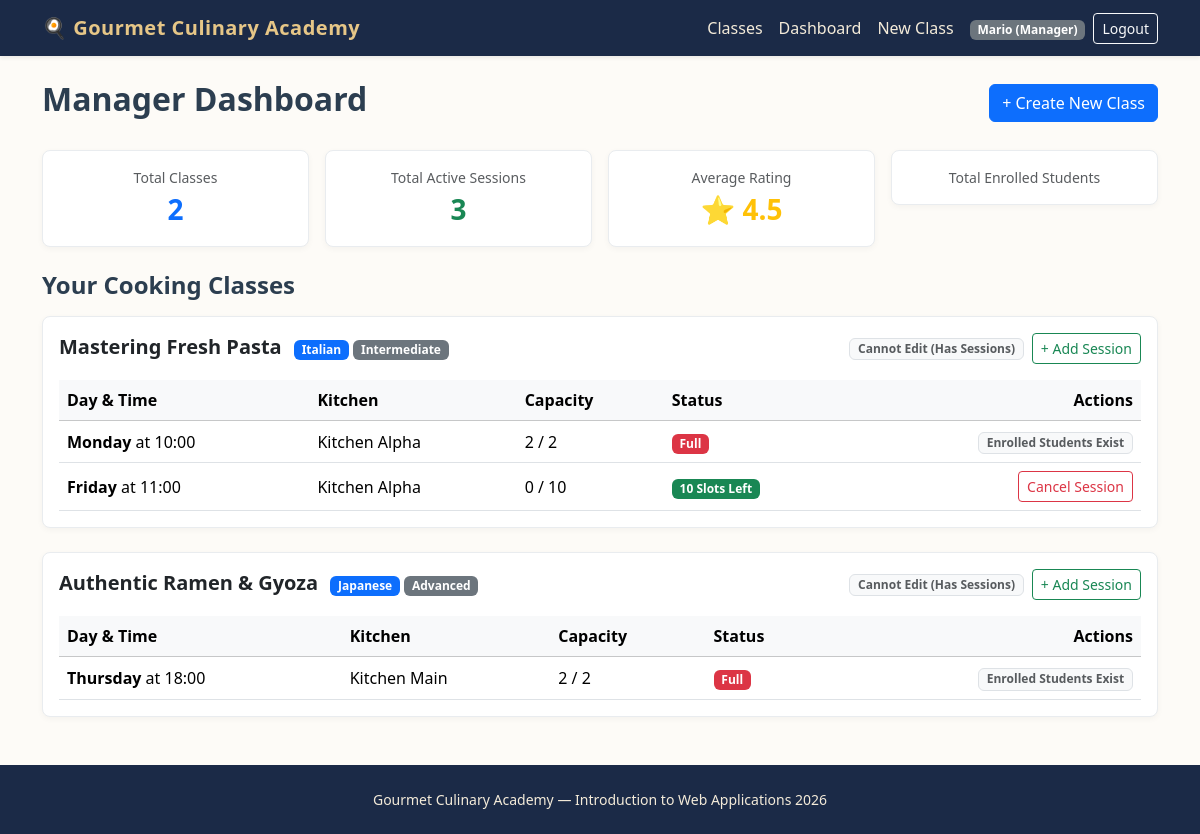
/manager/dashboard (signed in), run on the app's committed database.
### tables this page shows
CREATE TABLE users (
    id INTEGER PRIMARY KEY AUTOINCREMENT,
    email TEXT UNIQUE NOT NULL,
    first_name TEXT NOT NULL,
    last_name TEXT NOT NULL,
    password TEXT NOT NULL,
    role TEXT NOT NULL CHECK(role IN ('Manager', 'Student'))
);

CREATE TABLE cooking_classes (
    id INTEGER PRIMARY KEY AUTOINCREMENT,
    manager_id INTEGER NOT NULL,
    title TEXT NOT NULL UNIQUE,
    cuisine TEXT NOT NULL,
    difficulty TEXT NOT NULL CHECK(difficulty IN ('Beginner', 'Intermediate', 'Advanced')),
    duration INTEGER NOT NULL,
    dietary_category TEXT NOT NULL CHECK(dietary_category IN ('Standard', 'Vegetarian', 'Vegan', 'Gluten-free')),
    chef_name TEXT NOT NULL,
    ingredients TEXT NOT NULL, -- Virgülle ayrılmış en az 4 malzeme
    description TEXT NOT NULL,
    photo_1 TEXT NOT NULL,
    photo_2 TEXT NOT NULL,
    photo_3 TEXT NOT NULL,
    FOREIGN KEY (manager_id) REFERENCES users(id) ON DELETE CASCADE
);

CREATE TABLE class_sessions (
    id INTEGER PRIMARY KEY AUTOINCREMENT,
    class_id INTEGER NOT NULL,
    day_of_week TEXT NOT NULL CHECK(day_of_week IN ('Monday', 'Tuesday', 'Wednesday', 'Thursday', 'Friday', 'Saturday', 'Sunday')),
    start_time TEXT NOT NULL, -- HH:MM formatında
    kitchen_name TEXT NOT NULL,
    max_capacity INTEGER NOT NULL DEFAULT 10,
    FOREIGN KEY (class_id) REFERENCES cooking_classes(id) ON DELETE CASCADE
);

### routes/manager_routes.py (the view)
@manager_bp.route("/dashboard")
def dashboard():
    classes = get_manager_classes(current_user.id)
    stats = get_manager_statistics(current_user.id)
    return render_template("manager/dashboard.html", classes=classes, stats=stats)

### app.py (called while the page is built)
@app.after_request
def add_header(response):
    response.headers["Cache-Control"] = (
        "no-store, no-cache, must-revalidate, post-check=0, pre-check=0, max-age=0"
    )
    response.headers["Pragma"] = "no-cache"
    response.headers["Expires"] = "-1"
    return response

@login_manager.user_loader
def load_user(user_id):
    row = get_user_by_id(user_id)
    if row:
        return User(
            user_id=row["id"],
            email=row["email"],
            first_name=row["first_name"],
            last_name=row["last_name"],
            role=row["role"]
        )
    return None

### dao/class_dao.py (called while the page is built)
def get_manager_classes(manager_id):
    conn = get_db()
    cursor = conn.cursor()
    cursor.execute("SELECT * FROM cooking_classes WHERE manager_id = ?", (manager_id,))
    classes = cursor.fetchall()
    manager_data = []
    for c in classes:
        cursor.execute("""
            SELECT s.*,
                   COUNT(e.id) AS enrolled_count,
                   (s.max_capacity - COUNT(e.id)) AS available_slots
            FROM class_sessions s
            LEFT JOIN enrollments e ON s.id = e.session_id
            WHERE s.class_id = ?
            GROUP BY s.id
        """, (c["id"],))
        sessions = cursor.fetchall()
        can_edit = len(sessions) == 0
        manager_data.append({
            "class": c,
            "sessions": sessions,
            "can_edit": can_edit
        })
    close_db(conn)
    return manager_data

### dao/user_dao.py (called while the page is built)
def get_user_by_id(user_id):
    conn = get_db()
    cursor = conn.cursor()
    cursor.execute("SELECT * FROM users WHERE id = ?", (user_id,))
    user = cursor.fetchone()
    close_db(conn)
    return user

### database/database.py (called while the page is built)
def get_db():
    conn = sqlite3.connect(DATABASE, timeout=10.0)
    conn.row_factory = sqlite3.Row
    conn.execute("PRAGMA foreign_keys = ON")
    return conn

### routes/manager_routes.py (called while the page is built)
@manager_bp.before_request
@login_required
def check_manager_role():
    if current_user.role != "Manager":
        flash("Access denied. Manager privileges required.", "danger")
        return redirect(url_for("home.index"))

### templates/manager/dashboard.html (shortened to what this page needs)
{% extends "base.html" %}
{% block content %}
<header class="d-flex justify-content-between align-items-center mb-4">
    <h1 class="h2 fw-bold">Manager Dashboard</h1>
    <a href="{{ url_for('manager.create_class') }}" class="btn btn-primary">+ Create New Class</a>
</header>
<section class="row g-3 mb-4">
    <article class="col-md-3">
        <div class="card card-culinary p-3 text-center">
            <span class="text-muted small">Total Classes</span>
            <span class="fs-3 fw-bold text-primary">{{ stats.total_classes }}</span>
        </div>
    </article>
    <article class="col-md-3">
        <div class="card card-culinary p-3 text-center">
            <span class="text-muted small">Total Active Sessions</span>
            <span class="fs-3 fw-bold text-success">{{ stats.total_sessions }}</span>
        </div>
    </article>
    <article class="col-md-3">
        <div class="card card-culinary p-3 text-center">
            <span class="text-muted small">Average Rating</span>
            <span class="fs-3 fw-bold text-warning">⭐ {{ "%.1f"|format(stats.avg_school_rating) }}</span>
        </div>
    </article>
    <article class="col-md-3">
        <div class="card card-culinary p-3 text-center">
            <span class="text-muted small">Total Enrolled Students</span>
        </div>
    </article>
</section>
<section>
    <h2 class="h4 fw-bold mb-3">Your Cooking Classes</h2>
    {% if classes %}
        {% for item in classes %}
            <article class="card card-culinary mb-4 p-3">
                <div class="d-flex justify-content-between align-items-center mb-3 flex-wrap gap-2">
                    <div>
                        <h3 class="h5 fw-bold mb-1 d-inline-block me-2">{{ item.class.title }}</h3>
                        <span class="badge bg-primary">{{ item.class.cuisine }}</span>
                        <span class="badge bg-secondary">{{ item.class.difficulty }}</span>
                    </div>
                    <div class="d-flex gap-2">
                        {% if item.can_edit %}
                            <a href="{{ url_for('manager.edit_class', class_id=item.class.id) }}" class="btn btn-sm btn-outline-primary">Edit Class</a>
                        {% else %}
                            <span class="badge bg-light text-muted border align-self-center">Cannot Edit (Has Sessions)</span>
                        {% endif %}
                        <a href="{{ url_for('manager.create_session', class_id=item.class.id) }}" class="btn btn-sm btn-outline-success">+ Add Session</a>
                    </div>
                </div>
                <div class="table-responsive">
                    <table class="table table-hover align-middle mb-0">
                        <thead class="table-light">
                            <tr>
                                <th>Day & Time</th>
                                <th>Kitchen</th>
                                <th>Capacity</th>
                                <th>Status</th>
                                <th class="text-end">Actions</th>
                            </tr>
                        </thead>
                        <tbody>
                            {% for s in item.sessions %}
                                <tr>
                                    <td><strong>{{ s.day_of_week }}</strong> at {{ s.start_time }}</td>
                                    <td>{{ s.kitchen_name }}</td>
                                    <td>{{ s.enrolled_count }} / {{ s.max_capacity }}</td>
                                    <td>
                                        {% if s.available_slots == 0 %}
                                            <span class="badge bg-danger">Full</span>
                                        {% else %}
                                            <span class="badge bg-success">{{ s.available_slots }} Slots Left</span>
                                        {% endif %}
                                    </td>
                                    <td class="text-end">
                                        {% if s.enrolled_count == 0 %}
                                            <form action="{{ url_for('manager.cancel_session', session_id=s.id) }}" method="POST" class="d-inline">
                                                <button type="submit" class="btn btn-sm btn-outline-danger" onclick="return confirm('Are you sure you want to cancel this session?')">Cancel Session</button>
                                            </form>
                                        {% else %}
                                            <span class="badge bg-light text-muted border">Enrolled Students Exist</span>
                                        {% endif %}
                                    </td>
                                </tr>
                            {% else %}
                                <tr>
                                    <td colspan="5" class="text-muted text-center py-2">No active sessions for this class yet.</td>
                                </tr>
                            {% endfor %}
                        </tbody>
                    </table>
                </div>
            </article>
        {% endfor %}
    {% endif %}
</section>
{% endblock %}

### templates/base.html (shortened to what this page needs)
<!DOCTYPE html>
<html lang="en">
<head>
    <link href="https://cdn.jsdelivr.net/npm/bootstrap@5.3.3/dist/css/bootstrap.min.css" rel="stylesheet">
    <link rel="stylesheet" href="{{ url_for('static', filename='css/style.css') }}">
</head>
<body>
    <header>
        <nav class="navbar navbar-expand-lg navbar-dark bg-culinary shadow-sm">
            <div class="container">
                <a class="navbar-brand" href="{{ url_for('home.index') }}">🍳 Gourmet Culinary Academy</a>
                <section class="collapse navbar-collapse" id="mainNav">
                    <ul class="navbar-nav ms-auto align-items-center">
                        <li class="nav-item">
                            <a class="nav-link" href="{{ url_for('home.index') }}">Classes</a>
                        </li>
                        {% if current_user.is_authenticated %}
                            {% if current_user.role == 'Manager' %}
                                <li class="nav-item">
                                    <a class="nav-link" href="{{ url_for('manager.dashboard') }}">Dashboard</a>
                                </li>
                                <li class="nav-item">
                                    <a class="nav-link" href="{{ url_for('manager.create_class') }}">New Class</a>
                                </li>
                            {% else %}
                                <li class="nav-item">
                                    <a class="nav-link" href="{{ url_for('student.profile') }}">My Profile</a>
                                </li>
                            {% endif %}
                            <li class="nav-item ms-lg-2">
                                <span class="badge bg-secondary">{{ current_user.first_name }} ({{ current_user.role }})</span>
                            </li>
                            <li class="nav-item ms-lg-2">
                                <a class="btn btn-sm btn-outline-light" href="{{ url_for('auth.logout') }}">Logout</a>
                            </li>
                        {% endif %}
                    </ul>
                </section>
            </div>
        </nav>
    </header>
    <main class="container py-4">
        {% block content %}{% endblock %}
    </main>
    <footer class="site-footer text-center py-4 mt-auto">
        <div class="container">
            <p class="mb-0 small">Gourmet Culinary Academy — Introduction to Web Applications 2026</p>
        </div>
    </footer>
</body>
</html>

### static/css/style.css (style rules this page uses)
body { background-color: #fdfbf7; color: #2c3e50; font-family: "Segoe UI", Tahoma, Geneva, Verdana, sans-serif; min-height: 100vh; display: flex; flex-direction: column; }
main { flex: 1; }
.bg-culinary { background-color: #1b2a47; }
.navbar-dark .navbar-brand { color: #e6c687; font-weight: 700; letter-spacing: 0.5px; }
.navbar-dark .nav-link { color: #f4ebd9; }
.card-culinary { border: 1px solid #e9ecef; border-radius: 8px; transition: transform 0.15s ease, box-shadow 0.15s ease; box-shadow: 0 2px 6px rgba(0,0,0,0.04); }
.site-footer { background-color: #1b2a47; color: #f4ebd9; }

### data on the page
users: first_name "Mario", role "Manager"
cooking_classes: class "Mastering Fresh Pasta", class.cuisine "Italian", class.difficulty "Intermediate"
class_sessions: day_of_week "Monday", start_time "10:00", kitchen_name "Kitchen Alpha", enrolled_count "2", max_capacity "2", shows "Full", shows "Enrolled Students Exist"
class_sessions: day_of_week "Friday", start_time "11:00", kitchen_name "Kitchen Alpha", enrolled_count "0", max_capacity "10", available_slots "10"
cooking_classes: class "Authentic Ramen & Gyoza", class.cuisine "Japanese", class.difficulty "Advanced"
class_sessions: day_of_week "Thursday", start_time "18:00", kitchen_name "Kitchen Main", enrolled_count "2", max_capacity "2", shows "Full", shows "Enrolled Students Exist"

### other printed values
{{ stats.total_classes }} "2"
{{ stats.total_sessions }} "3"
{{ "%.1f"|format(stats.avg_school_rating) }} "4.5"
